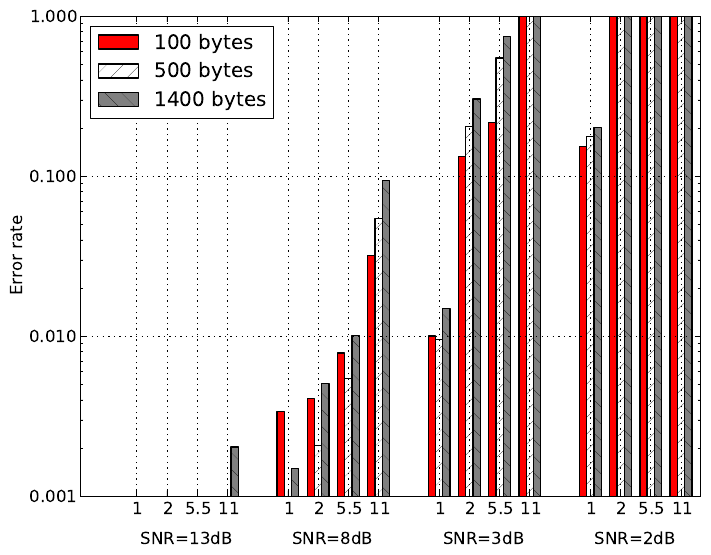

The script that saved this image:
#!/usr/bin/python

import matplotlib.pyplot as plt
import numpy as np
import csv, sys, re, random, os, time

datfile="er-sz-rt.txt"
Mcsv = csv.reader(open(datfile, 'rb'), delimiter=',', quotechar='"')

# Mapping from column name to column index
I = {}

# Matrix of all the rows
M = []

rowNum = 0
for row in Mcsv:
    rowNum += 1
    if (rowNum == 1):
        for i in range(len(row)):
            I[row[i]] = i
        continue
    else:
        M.append(row)

x_col = np.asarray(map(lambda r: int(r[I['x']]), M))

err100_col = map(lambda r: float(r[I['Err100']]), M)
err500_col = map(lambda r: float(r[I['Err500']]), M)
err1400_col = map(lambda r: float(r[I['Err1400']]), M)

rate_col = map(lambda r: r[I['rate']], M)

width = 0.24

plt.semilogy()

r1 = plt.bar(x_col, err100_col, width, color='r')
r2 = plt.bar(x_col+width, err500_col, width, color='w', hatch='/')
r3 = plt.bar(x_col+2*width, err1400_col, width, color='gray', hatch='\\')

plt.axis(xmin=-0.5, ymin=0.001, ymax=1)
#plt.xlabel(None)
plt.ylabel('Error rate')

from matplotlib.ticker import ScalarFormatter
axes = plt.gca()
axes.yaxis.set_major_formatter(ScalarFormatter())
axes.ticklabel_format(axis='y', style='plain')

plt.grid(b='on')
plt.xticks(x_col+1.5*width, rate_col)
plt.legend((r1[0], r2[0], r3[0]), ('100 bytes','500 bytes', '1400 bytes'), loc=0)
plt.text(1.5, 0.0005, 'SNR=13dB')
plt.text(1.5+5, 0.0005, 'SNR=8dB')
plt.text(1.5+10, 0.0005, 'SNR=3dB')
plt.text(1.5+15, 0.0005, 'SNR=2dB')
plt.savefig("er-sz-rt.pdf", bbox_inches='tight')
#plt.show()
